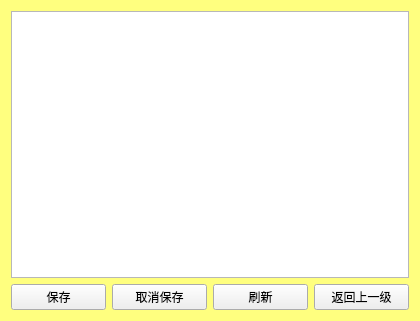
<?xml version="1.0" encoding="UTF-8"?>
<ui version="4.0">
 <class>RecvFile</class>
 <widget class="QWidget" name="RecvFile">
  <property name="geometry">
   <rect>
    <x>0</x>
    <y>0</y>
    <width>420</width>
    <height>321</height>
   </rect>
  </property>
  <property name="minimumSize">
   <size>
    <width>420</width>
    <height>321</height>
   </size>
  </property>
  <property name="maximumSize">
   <size>
    <width>420</width>
    <height>321</height>
   </size>
  </property>
  <property name="windowTitle">
   <string>Form</string>
  </property>
  <property name="styleSheet">
   <string notr="true">QWidget#RecvFile{background-color: rgb(255, 255, 127);}
</string>
  </property>
  <layout class="QGridLayout" name="gridLayout">
   <item row="0" column="0">
    <widget class="QListWidget" name="listWidget"/>
   </item>
   <item row="1" column="0">
    <layout class="QHBoxLayout" name="horizontalLayout">
     <item>
      <widget class="QPushButton" name="pushButton_save">
       <property name="text">
        <string>保存</string>
       </property>
      </widget>
     </item>
     <item>
      <widget class="QPushButton" name="pushButton_cancle">
       <property name="text">
        <string>取消保存</string>
       </property>
      </widget>
     </item>
     <item>
      <widget class="QPushButton" name="pushButton_flush">
       <property name="text">
        <string>刷新</string>
       </property>
      </widget>
     </item>
     <item>
      <widget class="QPushButton" name="pushButton_return">
       <property name="text">
        <string>返回上一级</string>
       </property>
      </widget>
     </item>
    </layout>
   </item>
  </layout>
 </widget>
 <resources/>
 <connections/>
</ui>
